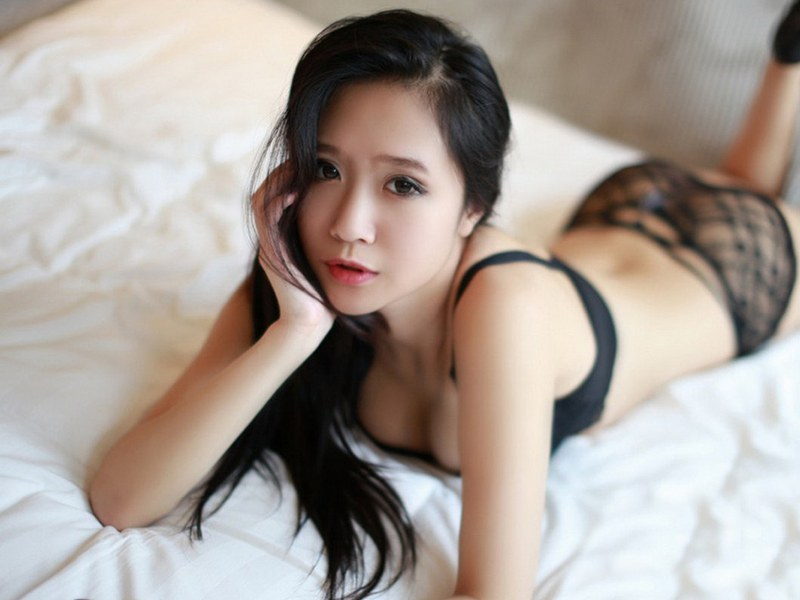
#> input picture 11.imgmov/image0.jpg, 800 x 600 px
$ python imgMov.py
#> lines starting #> are read from the running program, lines starting #| are printed output that depends on the picture
# -*- coding: utf-8 -*-
"""
Created on Sun Feb 10 09:56:47 2019

@author: miss.j
"""
# x->300-500
# y->400-500
import cv2
import numpy as np
img = cv2.imread('image0.jpg', 1)
#> img is the input picture: shape (600, 800, 3); mean B, G, R 152.6, 159.6, 169.6
Info = img.shape
#> Info = (600, 800, 3)
height = Info[0]
#> height = 600
width = Info[1]
#> width = 800
#| 600 800
'''
#api
shiftMat = np.float32([[1,0,100],[0,1,200]])
dst = cv2.warpAffine(img,shiftMat,(height,width))
cv2.imshow("shift",dst)
cv2.waitKey(0)
'''


def matShift(dst,src,x = 0, y =0 ):
#> called with x = 100, y = 100
    for i in range(height-x):
        for j in range(width-y):
           dst[i+y][j+x] = src[i][j]
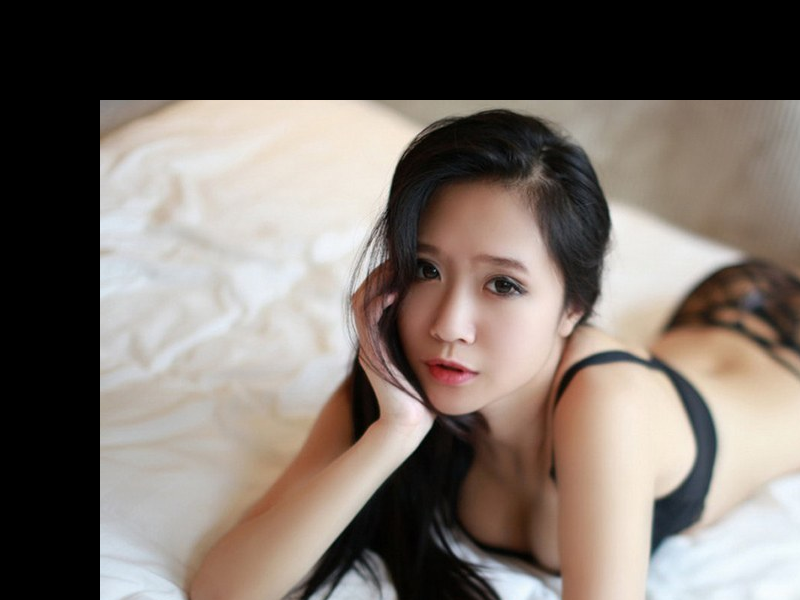
#> dst: shape (600, 800, 3); mean B, G, R 103.8, 110.6, 120

def main():
     print(height,width)
     cv2.imshow("image",img)
     dst = np.zeros(img.shape,np.uint8)
     matShift(dst,img,100,100)
     cv2.imshow("shift",dst)
     cv2.waitKey(0)
if __name__=='__main__':
    main()
